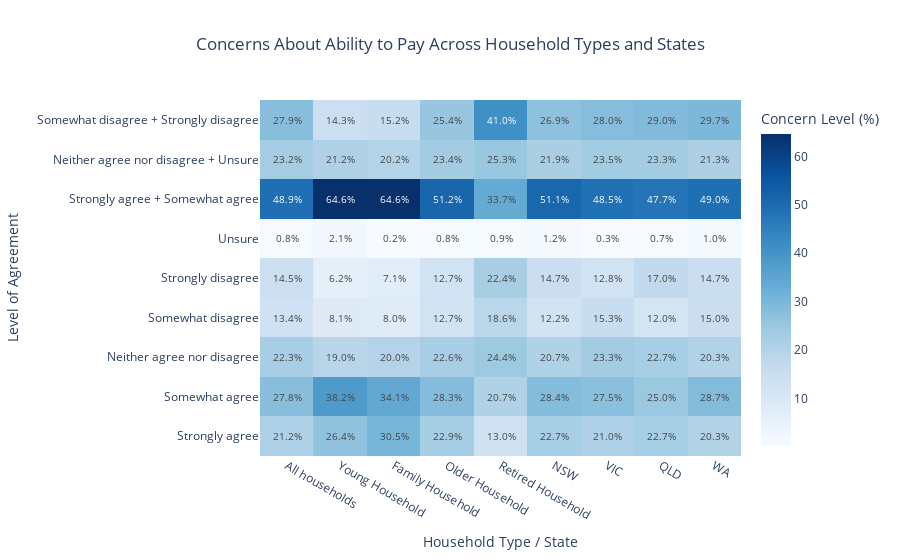

Notebook code for this chart:
### Markdown cell above
### Heatmap of Concern Levels

### Code cell
# Filter out irrelevant rows for heatmap visualization
filtered_ability_to_pay_data = concern_for_ability_to_pay_cleaned[
    ~concern_for_ability_to_pay_cleaned['Column %'].isin(['NET', 'Column n'])
]

# Prepare data for heatmap by melting it
melted_ability_to_pay_data = filtered_ability_to_pay_data.melt(
    id_vars=["Column %"], 
    value_vars=['All households', 'Young Household', 'Family Household', 
                'Older Household', 'Retired Household', 'NSW', 'VIC', 'QLD', 'WA'],
    var_name='Category',
    value_name='Concern Level'
)

# Convert concern levels to percentages
melted_ability_to_pay_data['Concern Level'] = melted_ability_to_pay_data['Concern Level'] * 100

# Create the heatmap
fig = px.density_heatmap(
    melted_ability_to_pay_data, 
    x='Category', 
    y='Column %', 
    z='Concern Level',
    color_continuous_scale='Blues',
    title="Household and State-wise Concern for Ability to Pay"
)

# Add annotations with smaller text for better readability
fig.update_traces(
    texttemplate='%{z:.1f}%',  # Keep percentage formatting with one decimal place
    textfont=dict(size=10)  # Reduce the font size to avoid clutter
)

# Update layout for a clearer view with bolded axis labels and title
fig.update_layout(
    xaxis_title="Household Type / State",
    yaxis_title="Level of Agreement",
    title={
        "text": "Concerns About Ability to Pay Across Household Types and States", 
        "x": 0.5, 
        "xanchor": "center"
    },
    coloraxis_colorbar=dict(
        title="Concern Level (%)"
    )
)

# Show the heatmap
fig.show()
fig.write_json("Concerns_about_cost")

### Figure 1 — Plotly figure (JSON) as saved in the notebook; plotly's stock layout.template omitted (floating-point values rounded to 4 significant figures)
{"data": [{"coloraxis": "coloraxis", "histfunc": "sum", "hovertemplate": "Category=%{x}<br>Column %=%{y}<br>sum of Concern Level=%{z}<extra></extra>", "name": "", "textfont": {"size": 10}, "texttemplate": "%{z:.1f}%", "type": "histogram2d", "x": ["All households", "All households", "All households", "All households", "All households", "All households", "All households", "All households", "All households", "Young Household", "Young Household", "Young Household", "Young Household", "Young Household", "Young Household", "Young Household", "Young Household", "Young Household", "Family Household", "Family Household", "Family Household", "Family Household", "Family Household", "Family Household", "Family Household", "Family Household", "Family Household", "Older Household", "Older Household", "Older Household", "Older Household", "Older Household", "Older Household", "Older Household", "Older Household", "Older Household", "Retired Household", "Retired Household", "Retired Household", "Retired Household", "Retired Household", "Retired Household", "Retired Household", "Retired Household", "Retired Household", "NSW", "NSW", "NSW", "NSW", "NSW", "NSW", "NSW", "NSW", "NSW", "VIC", "VIC", "VIC", "VIC", "VIC", "VIC", "VIC", "VIC", "VIC", "QLD", "QLD", "QLD", "QLD", "QLD", "QLD", "QLD", "QLD", "QLD", "WA", "WA", "WA", "WA", "WA", "WA", "WA", "WA", "WA"], "xaxis": "x", "xbingroup": "x", "y": ["Strongly agree", "Somewhat agree", "Neither agree nor disagree", "Somewhat disagree", "Strongly disagree", "Unsure", "Strongly agree + Somewhat agree", "Neither agree nor disagree + Unsure", "Somewhat disagree + Strongly disagree", "Strongly agree", "Somewhat agree", "Neither agree nor disagree", "Somewhat disagree", "Strongly disagree", "Unsure", "Strongly agree + Somewhat agree", "Neither agree nor disagree + Unsure", "Somewhat disagree + Strongly disagree", "Strongly agree", "Somewhat agree", "Neither agree nor disagree", "Somewhat disagree", "Strongly disagree", "Unsure", "Strongly agree + Somewhat agree", "Neither agree nor disagree + Unsure", "Somewhat disagree + Strongly disagree", "Strongly agree", "Somewhat agree", "Neither agree nor disagree", "Somewhat disagree", "Strongly disagree", "Unsure", "Strongly agree + Somewhat agree", "Neither agree nor disagree + Unsure", "Somewhat disagree + Strongly disagree", "Strongly agree", "Somewhat agree", "Neither agree nor disagree", "Somewhat disagree", "Strongly disagree", "Unsure", "Strongly agree + Somewhat agree", "Neither agree nor disagree + Unsure", "Somewhat disagree + Strongly disagree", "Strongly agree", "Somewhat agree", "Neither agree nor disagree", "Somewhat disagree", "Strongly disagree", "Unsure", "Strongly agree + Somewhat agree", "Neither agree nor disagree + Unsure", "Somewhat disagree + Strongly disagree", "Strongly agree", "Somewhat agree", "Neither agree nor disagree", "Somewhat disagree", "Strongly disagree", "Unsure", "Strongly agree + Somewhat agree", "Neither agree nor disagree + Unsure", "Somewhat disagree + Strongly disagree", "Strongly agree", "Somewhat agree", "Neither agree nor disagree", "Somewhat disagree", "Strongly disagree", "Unsure", "Strongly agree + Somewhat agree", "Neither agree nor disagree + Unsure", "Somewhat disagree + Strongly disagree", "Strongly agree", "Somewhat agree", "Neither agree nor disagree", "Somewhat disagree", "Strongly disagree", "Unsure", "Strongly agree + Somewhat agree", "Neither agree nor disagree + Unsure", "Somewhat disagree + Strongly disagree"], "yaxis": "y", "ybingroup": "y", "z": [21.16, 27.76, 22.33, 13.43, 14.49, 0.8385, 48.92, 23.17, 27.92, 26.38, 38.19, 19.04, 8.107, 6.174, 2.115, 64.57, 21.15, 14.28, 30.53, 34.1, 20.01, 8.049, 7.127, 0.1897, 64.63, 20.2, 15.18, 22.91, 28.29, 22.6, 12.67, 12.7, 0.8316, 51.2, 23.43, 25.37, 12.96, 20.73, 24.43, 18.62, 22.4, 0.8615, 33.69, 25.29, 41.02, 22.69, 28.43, 20.7, 12.22, 14.71, 1.247, 51.12, 21.95, 26.93, 21, 27.5, 23.25, 15.25, 12.75, 0.25, 48.5, 23.5, 28.0, 22.67, 25, 22.67, 12, 17, 0.6667, 47.67, 23.33, 29.0, 20.33, 28.67, 20.33, 15, 14.67, 1, 49, 21.33, 29.67]}], "layout": {"coloraxis": {"colorbar": {"title": {"text": "Concern Level (%)"}}, "colorscale": [[0, "rgb(247,251,255)"], [0.125, "rgb(222,235,247)"], [0.25, "rgb(198,219,239)"], [0.375, "rgb(158,202,225)"], [0.5, "rgb(107,174,214)"], [0.625, "rgb(66,146,198)"], [0.75, "rgb(33,113,181)"], [0.875, "rgb(8,81,156)"], [1, "rgb(8,48,107)"]]}, "legend": {"tracegroupgap": 0}, "title": {"text": "Concerns About Ability to Pay Across Household Types and States", "x": 0.5, "xanchor": "center"}, "xaxis": {"anchor": "y", "domain": [0, 1], "title": {"text": "Household Type / State"}}, "yaxis": {"anchor": "x", "domain": [0, 1], "title": {"text": "Level of Agreement"}}}}
